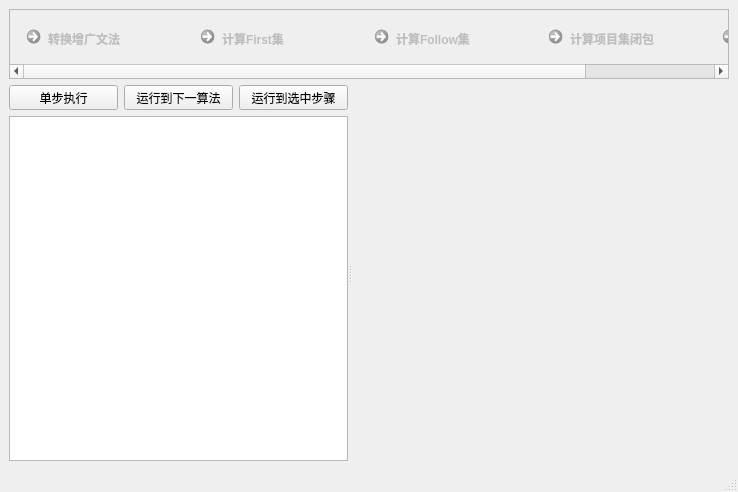
<?xml version="1.0" encoding="UTF-8"?>
<ui version="4.0">
 <class>DemoLR0Window</class>
 <widget class="QMainWindow" name="DemoLR0Window">
  <property name="geometry">
   <rect>
    <x>0</x>
    <y>0</y>
    <width>738</width>
    <height>492</height>
   </rect>
  </property>
  <property name="windowTitle">
   <string>LR(0)/SLR 自动机演示</string>
  </property>
  <widget class="QWidget" name="centralwidget">
   <layout class="QGridLayout" name="gridLayout">
    <item row="0" column="0">
     <widget class="HorizontalScrollArea" name="scrollArea">
      <property name="widgetResizable">
       <bool>true</bool>
      </property>
      <widget class="QWidget" name="scrollAreaWidgetContents">
       <property name="geometry">
        <rect>
         <x>0</x>
         <y>0</y>
         <width>902</width>
         <height>59</height>
        </rect>
       </property>
       <layout class="QHBoxLayout" name="horizontalLayout">
        <item>
         <widget class="QCommandLinkButton" name="step2">
          <property name="enabled">
           <bool>false</bool>
          </property>
          <property name="text">
           <string>转换增广文法</string>
          </property>
         </widget>
        </item>
        <item>
         <widget class="QCommandLinkButton" name="step3">
          <property name="enabled">
           <bool>false</bool>
          </property>
          <property name="text">
           <string>计算First集</string>
          </property>
         </widget>
        </item>
        <item>
         <widget class="QCommandLinkButton" name="step4">
          <property name="enabled">
           <bool>false</bool>
          </property>
          <property name="text">
           <string>计算Follow集</string>
          </property>
         </widget>
        </item>
        <item>
         <widget class="QCommandLinkButton" name="step5">
          <property name="enabled">
           <bool>false</bool>
          </property>
          <property name="text">
           <string>计算项目集闭包</string>
          </property>
         </widget>
        </item>
        <item>
         <widget class="QCommandLinkButton" name="step6">
          <property name="enabled">
           <bool>false</bool>
          </property>
          <property name="text">
           <string>生成自动机</string>
          </property>
         </widget>
        </item>
       </layout>
      </widget>
     </widget>
    </item>
    <item row="1" column="0">
     <widget class="QWidget" name="widget" native="true">
      <property name="sizePolicy">
       <sizepolicy hsizetype="Preferred" vsizetype="Preferred">
        <horstretch>0</horstretch>
        <verstretch>1</verstretch>
       </sizepolicy>
      </property>
      <layout class="QGridLayout" name="gridLayout_2">
       <property name="leftMargin">
        <number>0</number>
       </property>
       <property name="topMargin">
        <number>0</number>
       </property>
       <property name="rightMargin">
        <number>0</number>
       </property>
       <property name="bottomMargin">
        <number>0</number>
       </property>
       <property name="spacing">
        <number>0</number>
       </property>
       <item row="0" column="0">
        <widget class="QSplitter" name="splitter">
         <property name="orientation">
          <enum>Qt::Horizontal</enum>
         </property>
         <widget class="QWidget" name="widget_2" native="true">
          <property name="sizePolicy">
           <sizepolicy hsizetype="Preferred" vsizetype="Preferred">
            <horstretch>1</horstretch>
            <verstretch>0</verstretch>
           </sizepolicy>
          </property>
          <layout class="QVBoxLayout" name="verticalLayout">
           <property name="leftMargin">
            <number>0</number>
           </property>
           <property name="topMargin">
            <number>0</number>
           </property>
           <property name="rightMargin">
            <number>0</number>
           </property>
           <property name="bottomMargin">
            <number>0</number>
           </property>
           <item>
            <layout class="QHBoxLayout" name="horizontalLayout_2">
             <item>
              <widget class="QToolButton" name="stepButton">
               <property name="sizePolicy">
                <sizepolicy hsizetype="Expanding" vsizetype="Fixed">
                 <horstretch>0</horstretch>
                 <verstretch>0</verstretch>
                </sizepolicy>
               </property>
               <property name="text">
                <string>单步执行</string>
               </property>
              </widget>
             </item>
             <item>
              <widget class="QToolButton" name="runButton">
               <property name="sizePolicy">
                <sizepolicy hsizetype="Expanding" vsizetype="Fixed">
                 <horstretch>0</horstretch>
                 <verstretch>0</verstretch>
                </sizepolicy>
               </property>
               <property name="text">
                <string>运行到下一算法</string>
               </property>
              </widget>
             </item>
             <item>
              <widget class="QToolButton" name="runToCursorButton">
               <property name="sizePolicy">
                <sizepolicy hsizetype="Expanding" vsizetype="Fixed">
                 <horstretch>0</horstretch>
                 <verstretch>0</verstretch>
                </sizepolicy>
               </property>
               <property name="text">
                <string>运行到选中步骤</string>
               </property>
              </widget>
             </item>
            </layout>
           </item>
           <item>
            <widget class="QListWidget" name="listWidget">
             <property name="editTriggers">
              <set>QAbstractItemView::NoEditTriggers</set>
             </property>
            </widget>
           </item>
          </layout>
         </widget>
         <widget class="LR0VariableWidget" name="keyWidget" native="true">
          <property name="sizePolicy">
           <sizepolicy hsizetype="Preferred" vsizetype="Preferred">
            <horstretch>3</horstretch>
            <verstretch>0</verstretch>
           </sizepolicy>
          </property>
          <property name="font">
           <font>
            <pointsize>14</pointsize>
           </font>
          </property>
          <property name="cursor">
           <cursorShape>OpenHandCursor</cursorShape>
          </property>
          <property name="contextMenuPolicy">
           <enum>Qt::CustomContextMenu</enum>
          </property>
         </widget>
        </widget>
       </item>
      </layout>
     </widget>
    </item>
   </layout>
  </widget>
  <widget class="QStatusBar" name="statusbar">
   <property name="styleSheet">
    <string notr="true">QStatusBar::item{border: 0px}</string>
   </property>
  </widget>
 </widget>
 <customwidgets>
  <customwidget>
   <class>HorizontalScrollArea</class>
   <extends>QScrollArea</extends>
   <header>view/HorizontalScrollArea.h</header>
   <container>1</container>
  </customwidget>
  <customwidget>
   <class>LR0VariableWidget</class>
   <extends>QWidget</extends>
   <header>widget/LR0VariableWidget.h</header>
   <container>1</container>
  </customwidget>
 </customwidgets>
 <resources/>
 <connections/>
</ui>
